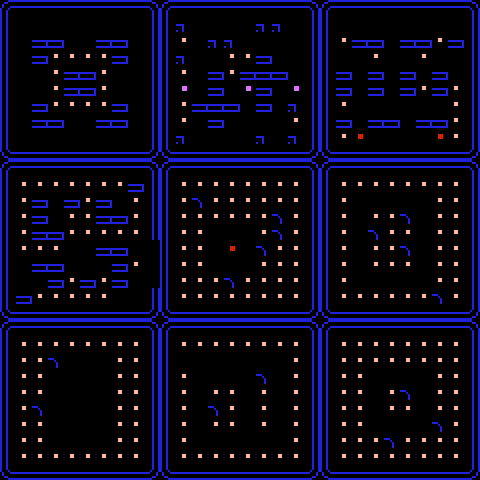

A level layout from a 2D game, rendered from its tile map. Below: a short description, then the map file with tile-grid data replaced by summaries:
An orthogonal 30x30 tile map with 16x16 px tiles, 1 tile layer (Pacman).

<map version="1.0" orientation="orthogonal" renderorder="right-down" width="30" height="30" tilewidth="16" tileheight="16" nextobjectid="1">
 <tileset firstgid="1" name="pacman-tiles" tilewidth="16" tileheight="16">
  <image source="pacman-tiles.png" width="256" height="48" />
 </tileset>
 <layer name="Pacman" width="30" height="30">
  <data>[900 cells, 900 non-empty, 16 distinct tile ids]</data>
 </layer>
</map>